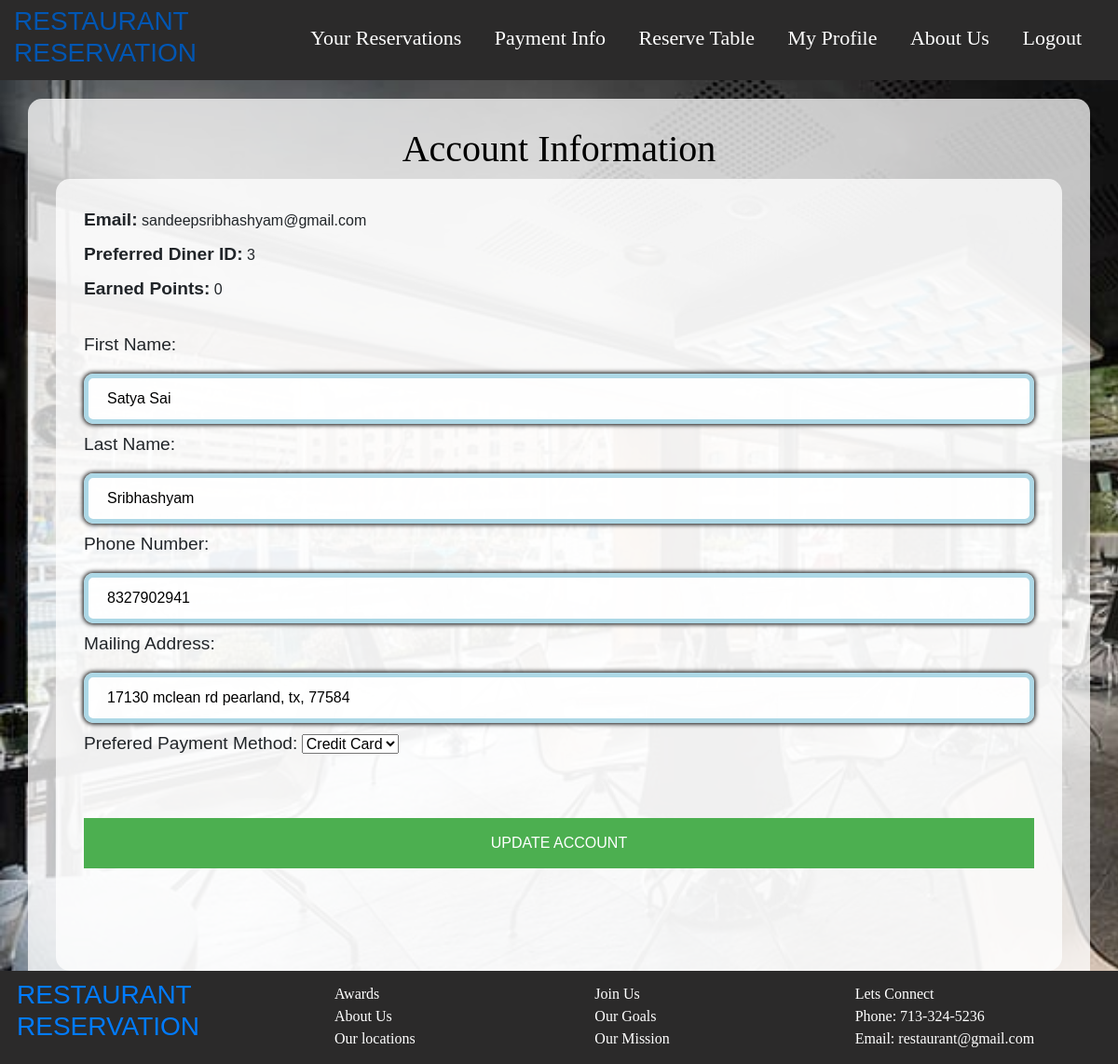
Page /myaccount (signed in) on the earlier database version.
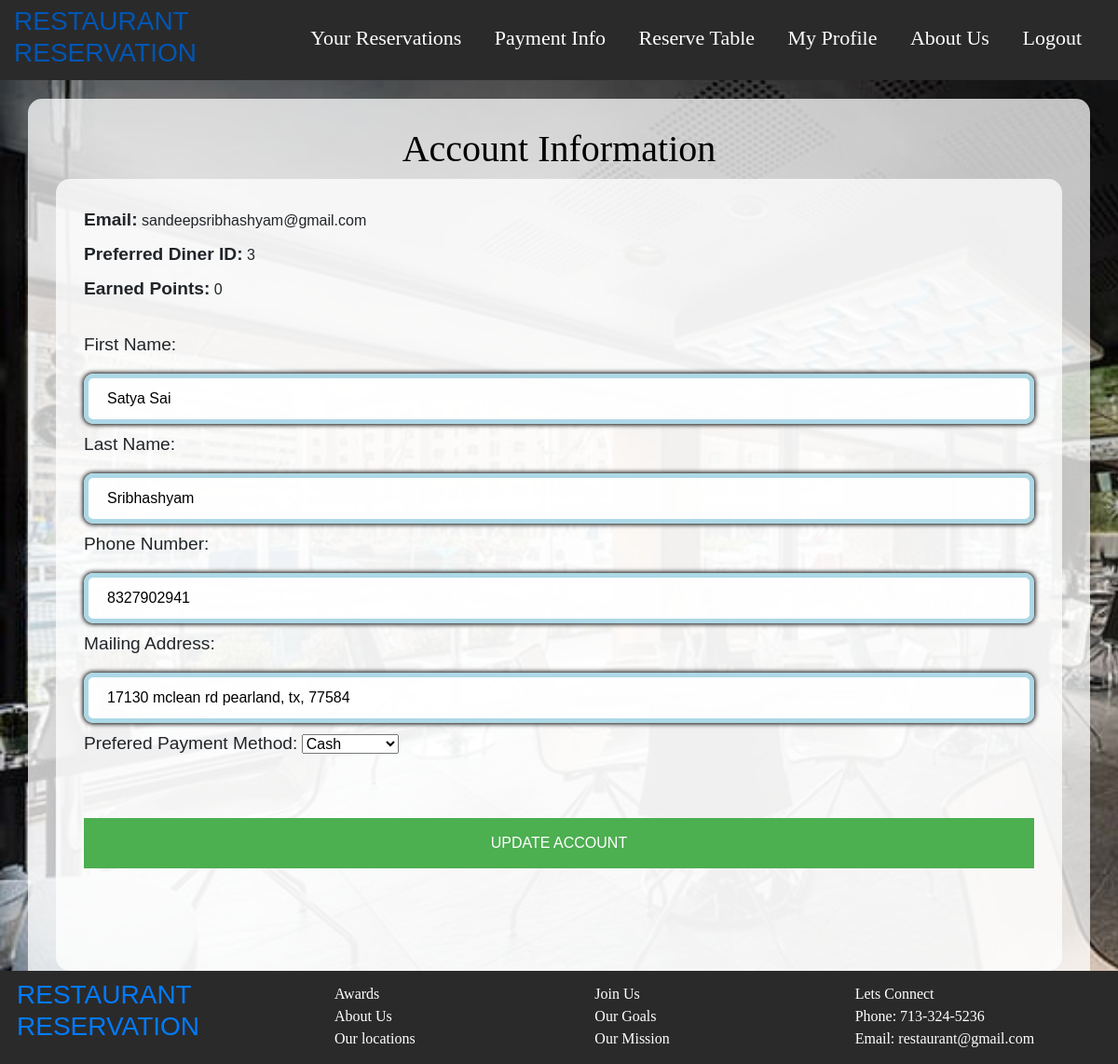
Same page on the later database version.
### RESERVATIONS/models.py (models this page shows, shortened)
class User(db.Model, UserMixin):        #setting up parameters for user info entry fields
    id = db.Column(db.Integer, primary_key=True)
    user_fname = db.Column(db.String(20), nullable=False)
    user_lname = db.Column(db.String(20), nullable=False)
    email = db.Column(db.String(120), unique=True, nullable=False)
    phone = db.Column(db.Integer)
    mailing_add = db.Column(db.String(100), nullable=False)
    prefered_payment = db.Column(db.String(100), nullable=False)
    earned_pts = db.Column(db.Integer, default=0)
    password = db.Column(db.String(60), nullable=False)
    reservations = db.relationship('Reservation')
    creditcards = db.relationship('Creditcard')

### RESERVATIONS/views.py (the view, shortened to what this page needs)
@views.route("/myaccount", methods=['GET', 'POST'])
@login_required
def account():
    user = User.query.get(current_user.id)
    if request.method == 'GET':
        if user:
            user_email = user.email
            user_diner_id = current_user.id
            user_earned_pts = user.earned_pts
            user_firstname = user.user_fname
            user_lastname = user.user_lname
            user_phone = user.phone
            user_mailadd = user.mailing_add
            user_prefer_payment = user.prefered_payment
    return render_template("myaccount.html", user=current_user, email=user_email, diner_id=user_diner_id,
                           earned_pts=user_earned_pts, first_name=user_firstname, last_name=user_lastname,
                           phone=user_phone, mail_address=user_mailadd, prefered_payment=user_prefer_payment)

### RESERVATIONS/__init__.py (called while the page is built)
def create_app():
    app = Flask(__name__)
    app.config['SECRET_KEY'] = 'fc2c5762da84768ed6248d780c1869b7'
    app.config['SQLALCHEMY_DATABASE_URI'] = 'sqlite:///site.db'
    db.init_app(app)
    from .views import views
    from .auth import auth
    app.register_blueprint(views, url_prefix='/')
    app.register_blueprint(auth, url_prefix='/')
    from .models import User, Reservation, Creditcard, Tables
    create_database(app)
    login_manager = LoginManager()
    login_manager.login_view = 'auth.login'
    login_manager.init_app(app)
    @login_manager.user_loader
    def load_user(id):
        return User.query.get(int(id))
    return app

### RESERVATIONS/Templates/myaccount.html (shortened to what this page needs)
{% extends "basepage.html" %}
{% block content%}
<head>
<link rel="stylesheet" type="text/css" href="../static/Styles/styling.css">
</head>
<form method = "POST">
<body>
    <center> <h1 style="color: black; font-family: Yeseva One;">Account Information</h1> </center>
        <div class="container">
            <label  style="font-size:larger" style="color:rgb(0, 0, 0)" for="email"><b>Email: </b></label>
            {{email}}
            <br>
            <label  style="font-size:larger" style="color:rgb(0, 0, 0)" for="diner_id"><b>Preferred Diner ID: </b></label>
            {{diner_id}}
            <br>
            <label  style="font-size:larger" style="color:rgb(0, 0, 0)" for="earned_points"><b>Earned Points: </b></label>
            {{earned_pts}}
            <br>
            <br>
            <label style="font-size:larger" style="color:rgb(0, 0, 0)" for="firstname">First Name: </label>
                <input
                    type="text"
                    id ="firstname"
                    name="firstname"
                    placeholder="Enter first name: "
                    maxlength = "50"
                    value = "{{first_name}}"
                    required
                >
               <label style="font-size:larger" style="color:rgb(0, 0, 0)" for="lastname">Last Name: </label>
                <input
                    type="text"
                    id ="lastname"
                    name="lastname"
                    placeholder="Enter last name: "
                    maxlength = "50"
                    value = "{{last_name}}"
                    required
                >
                <label  style="font-size:larger" style="color:rgb(0, 0, 0)" for="phone">Phone Number: </label>
                <input
                    type="tel"
                    id="phone"
                    name="phone"
                    placeholder="Enter phone number: "
                    value = "{{phone}}"
                >
                <label  style="font-size:larger" style="color:rgb(0, 0, 0)" for="mail_address">Mailing Address: </label>
                <input
                    type="text"
                    id="mail_address"
                    name="mail_address"
                    placeholder="Enter mailing address: "
                    value = "{{mail_address}}"
                    required
                >
               <label  style="font-size:larger" style="color:rgb(0, 0, 0)" for="prefered_payment">Prefered Payment Method: </label>
                <select class="prefered_payment" id="prefered_payment" name="prefered_payment"  required>
                <option value="{{prefered_payment}}" selected>{{prefered_payment}}</option>
                </select>
                <br> <br>
               <br>
               <button type="submit">UPDATE ACCOUNT</button> <br>
        </div>
</body>
</form>
{% endblock %}

### RESERVATIONS/Templates/basepage.html (shortened to what this page needs)
<!DOCTYPE html>
<html>
  <head>
  <link rel="stylesheet" href="{{ url_for('static',filename='Styles/styling.css') }}">
  <header>
    <a href="/homescreen">
        <h3 class="header-logo"> RESTAURANT RESERVATION </h3>
    </a>
    <link
      rel="stylesheet"
      href="https://stackpath.bootstrapcdn.com/bootstrap/4.4.1/css/bootstrap.min.css"
    >
    <link
      rel="stylesheet"
      href="https://stackpath.bootstrapcdn.com/font-awesome/4.7.0/css/font-awesome.min.css"
    >
  </head>
  <body>
    <nav style="float: right;">
      {% if user.is_authenticated %}
      <a href="/reservations">Your Reservations <span class="sr-only">(current)</span></a>
      <a href="/payments">Payment Info <span class="sr-only">(current)</span></a>
      <a href="/reserving">Reserve Table <span class="sr-only">(current)</span></a>
      <a href="/myaccount">My Profile <span class="sr-only">(current)</span></a>
      <a href="/aboutpage">About Us <span class="sr-only">(current)</span></a>
      <a href="/logout">Logout <span class="sr-only">(current)</span></a>
      {% else %}
      <a href="/homescreen">Home <span class="sr-only">(current)</span></a>
      <a href="/aboutpage">About Us <span class="sr-only">(current)</span></a>
      <a href="/loginscreen">Login <span class="sr-only">(current)</span></a>
      <a href="/registerpage">Register<span class="sr-only">(current)</span></a>
      {% endif %}
    </nav>
    <div class="container">{% block content %} {% endblock %}</div>
  </body>
  <body>
    <footer>
        <a href="/homescreen">
          <h3 class="footer-logo"> RESTAURANT RESERVATION </h3>
        </a>
      <div class = "footer-container">
        <div class = "box">Awards</div>
        <div class = "box">Join Us</div>
        <div class = "box">Lets Connect</div>
        <div class = "box">About Us</div>
        <div class = "box">Our Goals</div>
        <div class = "box">Phone: 713-324-5236</div>
        <div class = "box">Our locations</div>
        <div class = "box">Our Mission</div>
        <div class = "box">Email: restaurant@gmail.com</div>
      </div>
    </footer>
  </body>
</html>

### RESERVATIONS/static/Styles/styling.css (style rules this page uses)
body { font-family: Calibri, Helvetica, sans-serif; background-color: lightblue; margin: 0; padding: 20; background-image: url("../images/restimage.jpg"); background-repeat: no-repeat; background-size: cover; }
header { background: rgb(43, 42, 42); padding-bottom: 0.3rem; margin-bottom: 20px; }
header::after { content: ''; display: table; clear: both; }
.header-logo { padding-top: 6px; padding-left: 15px; width: 16rem; float: left; }
nav { margin-top: 0px; padding: 24px; background:rgb(43, 42, 42);; }
nav a { transition: 0.3s ease; color: white; font-size: 22px; font-family: 'Gill Sans'; text-decoration: none; border-top: 4px solid transparent; border-bottom: 4px solid transparent; padding: 20px 10px; margin: 0 5px; position: static; }
.box { width: auto; height: auto; font-family: 'Gill Sans'; }
.footer-container { padding-top: 10px; padding-left: 100px; display: grid; grid-template-columns: 1fr 1fr 1fr; }
footer { padding-top: 20px; position: fixed; bottom: 0; left: 0; right: 0; height: 100px; padding: 3px; background-color: rgb(0, 0, 0); background-color: rgb(43, 42, 42); color: white; }
footer::after { content: ''; display: table; clear: both; }
.footer-logo { padding-top: 6px; padding-bottom: 6px; padding-left: 15px; width: 16rem; float: left; }
button { background-color: #4CAF50; width: 100%; color: white; padding: 15px; margin: 10px 0px; border: none; cursor: pointer; }
input[type=text],input[type=email], input[type=date], input[type=number], input[type=time], input[type=tel], input[type=password], input[type=month] { width: 100%; margin: 8px 0; padding: 10px 20px; box-shadow: 0 0 5px 1px; border-radius: 10px; display: inline-block; border: 5px solid lightblue; box-sizing: border-box; background-color: rgba(255, 255, 255, 0.9); }
.container { height:auto; width: auto; margin: auto; padding: 30px; padding-bottom: 100px; background: rgba(255, 255, 255, 0.75); border-radius: 15px ; }

Differences in the rows shown:
changed User "sandeepsribhashyam@gmail.com": prefered_payment "Credit Card" → "Cash"
